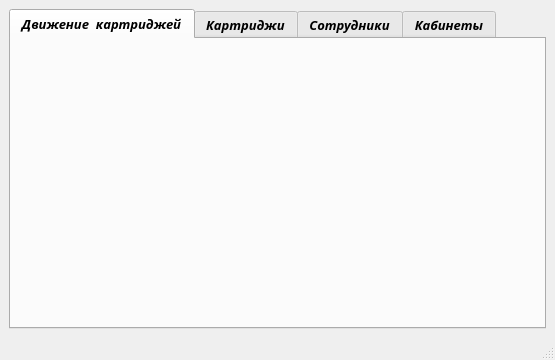
<?xml version="1.0" encoding="UTF-8"?>
<ui version="4.0">
 <class>MainWindow</class>
 <widget class="QMainWindow" name="MainWindow">
  <property name="geometry">
   <rect>
    <x>0</x>
    <y>0</y>
    <width>555</width>
    <height>360</height>
   </rect>
  </property>
  <property name="windowTitle">
   <string>Учет картриджей</string>
  </property>
  <property name="iconSize">
   <size>
    <width>128</width>
    <height>128</height>
   </size>
  </property>
  <widget class="QWidget" name="centralwidget">
   <layout class="QGridLayout" name="gridLayout">
    <item row="0" column="0">
     <widget class="QTabWidget" name="tabWidget">
      <property name="font">
       <font>
        <family>Open Sans</family>
        <pointsize>10</pointsize>
        <weight>75</weight>
        <italic>true</italic>
        <bold>true</bold>
       </font>
      </property>
      <property name="currentIndex">
       <number>0</number>
      </property>
      <widget class="QWidget" name="tab_4">
       <attribute name="title">
        <string>Движение  картриджей</string>
       </attribute>
       <layout class="QGridLayout" name="gridLayout_4">
        <item row="0" column="0">
         <layout class="QGridLayout" name="gridLayout_transfer"/>
        </item>
       </layout>
      </widget>
      <widget class="QWidget" name="tab">
       <attribute name="title">
        <string>Картриджи</string>
       </attribute>
       <layout class="QGridLayout" name="gridLayout_3">
        <item row="0" column="0">
         <layout class="QGridLayout" name="gridLayout_cartr"/>
        </item>
       </layout>
      </widget>
      <widget class="QWidget" name="tab_2">
       <attribute name="title">
        <string>Сотрудники</string>
       </attribute>
       <layout class="QGridLayout" name="gridLayout_2">
        <item row="0" column="0">
         <layout class="QGridLayout" name="gridLayout_person"/>
        </item>
       </layout>
      </widget>
      <widget class="QWidget" name="tab_3">
       <attribute name="title">
        <string>Кабинеты</string>
       </attribute>
       <layout class="QGridLayout" name="gridLayout_7">
        <item row="0" column="0">
         <layout class="QGridLayout" name="gridLayout_kabinet"/>
        </item>
       </layout>
      </widget>
     </widget>
    </item>
   </layout>
  </widget>
  <widget class="QMenuBar" name="menubar">
   <property name="geometry">
    <rect>
     <x>0</x>
     <y>0</y>
     <width>555</width>
     <height>21</height>
    </rect>
   </property>
  </widget>
  <widget class="QStatusBar" name="statusbar"/>
 </widget>
 <resources/>
 <connections/>
</ui>
